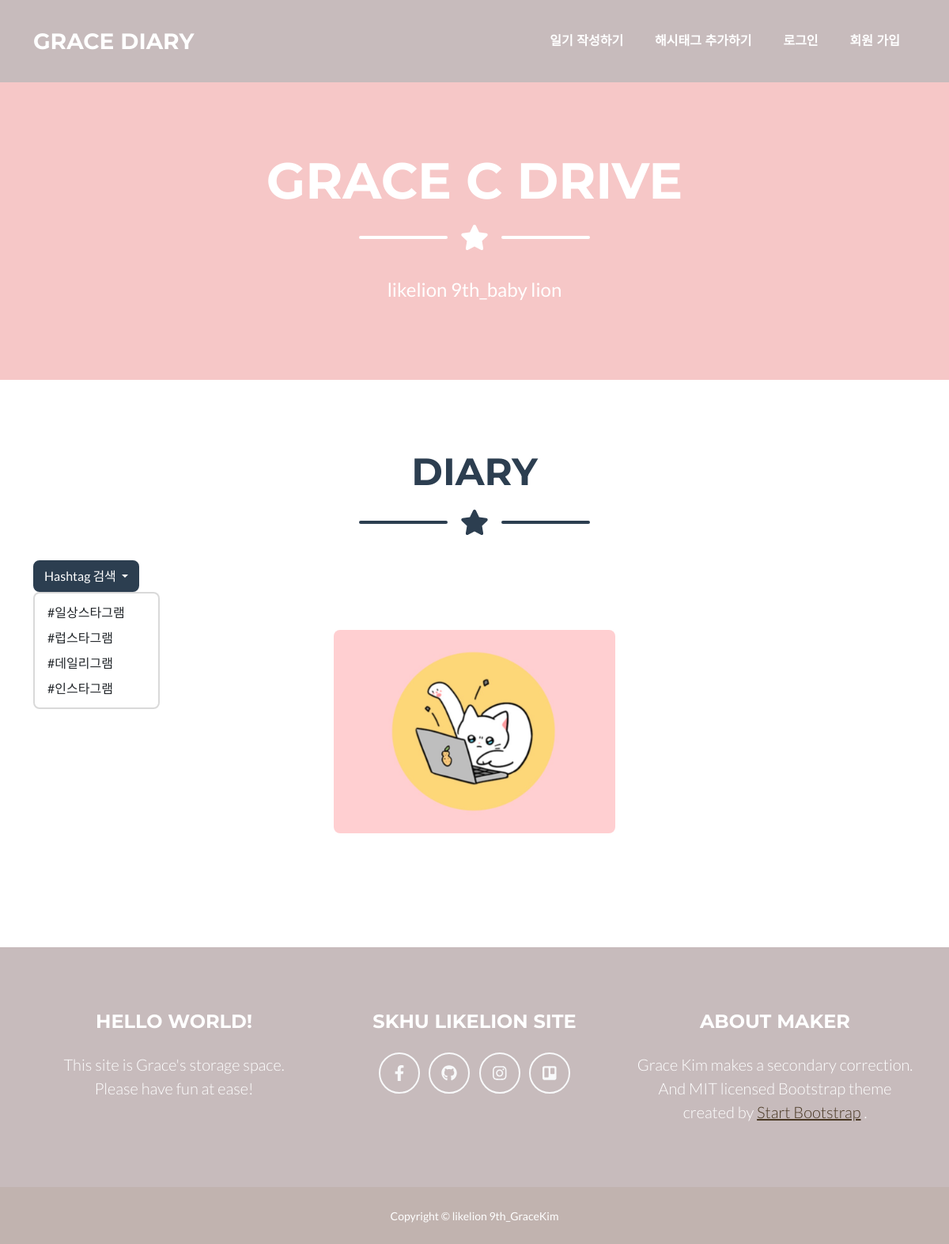
The page / on the database its author committed.
### blog/models.py (models this page shows, shortened)
class Hashtag(models.Model):
    name = models.CharField(max_length=50)

class Blog(models.Model):
    title = models.CharField(max_length=200)
    pub_date = models.DateTimeField('date')
    content = models.TextField()
    writer = models.CharField(max_length=100)
    hashtags = models.ManyToManyField('Hashtag', blank=True)

### blog/views.py (the view)
# urls.py: path('', views.main, name = 'main'),
def main(request):
    blogs = Blog.objects.all()
    c_form = CommentForm()
    hashtags = Hashtag.objects
    return render(request, 'main.html', {'blogs':blogs, 'c_form':c_form, 'hashtags':hashtags})

### blog/templates/main.html (shortened to what this page needs)
{% extends 'base.html' %}
{% load static %}
{% block posts %}
<section class="page-section portfolio" id="portfolio">
  <div class="container">
    <h2 class="page-section-heading text-center text-uppercase text-secondary mb-0">Diary
    </h2>
    <div class="divider-custom">
      <div class="divider-custom-line"></div>
      <div class="divider-custom-icon"><i class="fas fa-star"></i></div>
      <div class="divider-custom-line"></div>
    </div>
    <div class="dropdown">
      <button class="btn btn-secondary dropdown-toggle" type="button" id="dropdownMenuButton" data-toggle="dropdown" aria-haspopup="true" aria-expanded="false">
        Hashtag 검색
      </button>
      <div class="dropdown-menu" aria-labelledby="dropdownMenuButton">
        {% for hashtag in hashtags.all %}
        <a class="dropdown-item" href="{% url 'search' hashtag.id %}">{{ hashtag.name }}</a>
        {% endfor %}
      </div>
    </div>
    <br><br>
    <div class="row justify-content-center">
      {% for blog in blogs %}
      <div class="col-md-6 col-lg-4 mb-5">
        <div
          class="portfolio-item mx-auto"
          data-bs-toggle="modal"
          data-bs-target="{{blog.id}}"
        >
          <img
            class="img-fluid"
            src="{% static 'blog/img/cat.jpg' %}"
            alt="..."
          />
        </div>
      </div>
      {% endfor %}
    </div>
  </div>
</section>
{% endblock %}

### rows shown on the page
Hashtag: name "#일상스타그램"
Hashtag: name "#럽스타그램"
Hashtag: name "#데일리그램"
Hashtag: name "#인스타그램"
